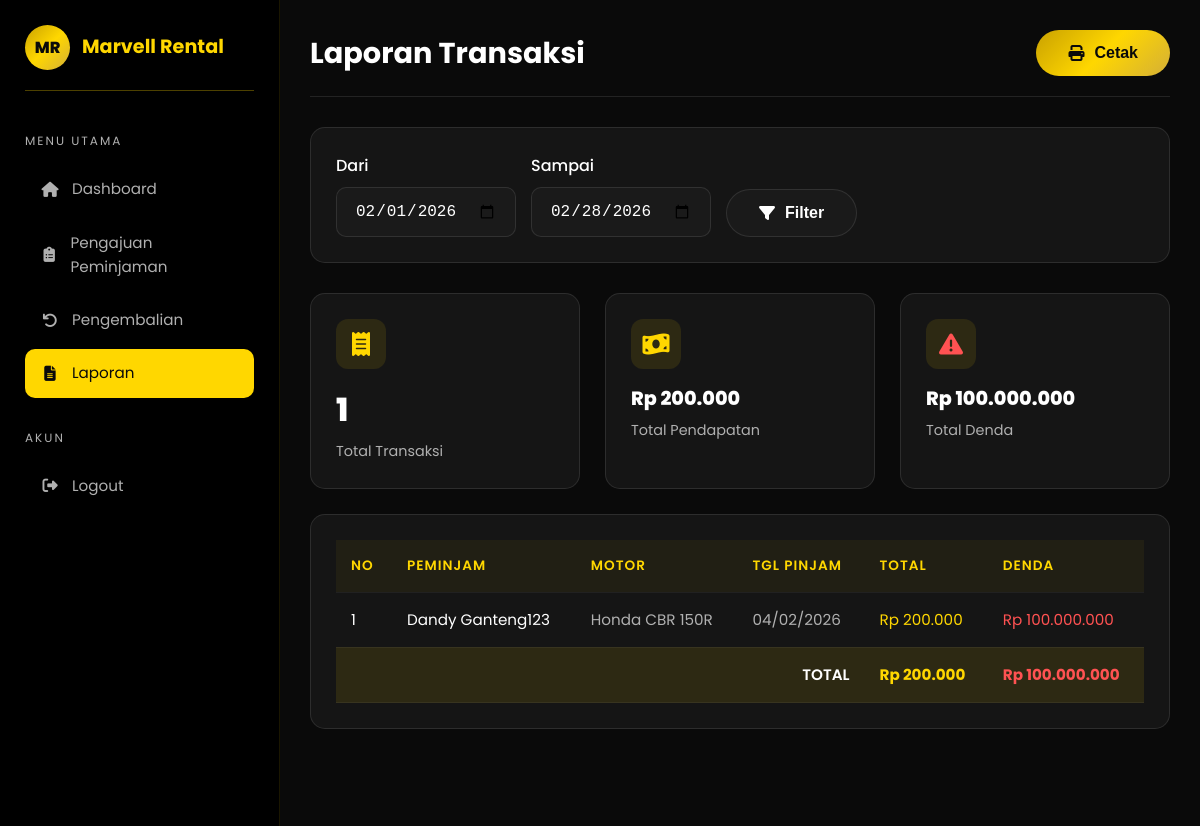
Page /petugas/laporan.php (signed in) on the committed database.
### tables this page shows
CREATE TABLE `peminjaman` (
  `id` int(11) NOT NULL,
  `user_id` int(11) NOT NULL,
  `motor_id` int(11) NOT NULL,
  `tanggal_pinjam` date NOT NULL,
  `tanggal_kembali` date NOT NULL,
  `tanggal_kembali_aktual` date DEFAULT NULL,
  `total_hari` int(11) NOT NULL,
  `total_harga` decimal(10,2) NOT NULL,
  `status` enum('menunggu','disetujui','ditolak','selesai') DEFAULT 'menunggu',
  `catatan` text DEFAULT NULL,
  `alasan_tolak` text DEFAULT NULL,
  `processed_by` int(11) DEFAULT NULL,
  `metode_pembayaran` enum('qris','bank_bca','bank_mandiri','bank_bri','tunai') DEFAULT NULL,
  `status_bayar` enum('belum_bayar','menunggu_verifikasi','lunas') DEFAULT 'belum_bayar',
  `bukti_bayar` varchar(255) DEFAULT NULL,
  `created_at` timestamp NOT NULL DEFAULT current_timestamp(),
  `updated_at` timestamp NOT NULL DEFAULT current_timestamp() ON UPDATE current_timestamp()
);

CREATE TABLE `users` (
  `id` int(11) NOT NULL,
  `nama` varchar(100) NOT NULL,
  `email` varchar(100) NOT NULL,
  `password` varchar(255) NOT NULL,
  `no_hp` varchar(20) DEFAULT NULL,
  `alamat` text DEFAULT NULL,
  `foto` varchar(255) DEFAULT NULL,
  `email_verified` tinyint(1) DEFAULT 0,
  `role` enum('admin','petugas','peminjam') NOT NULL DEFAULT 'peminjam',
  `created_at` timestamp NOT NULL DEFAULT current_timestamp(),
  `updated_at` timestamp NOT NULL DEFAULT current_timestamp() ON UPDATE current_timestamp()
);

CREATE TABLE `motor` (
  `id` int(11) NOT NULL,
  `nama_motor` varchar(100) NOT NULL,
  `jenis` enum('Matic','Sport','Supermoto') NOT NULL,
  `merk` varchar(50) NOT NULL,
  `tahun` int(11) DEFAULT NULL,
  `plat_nomor` varchar(20) DEFAULT NULL,
  `harga_per_hari` decimal(10,2) NOT NULL,
  `gambar` varchar(255) DEFAULT NULL,
  `deskripsi` text DEFAULT NULL,
  `status` enum('tersedia','disewa','maintenance') DEFAULT 'tersedia',
  `stok` int(11) DEFAULT 1,
  `created_at` timestamp NOT NULL DEFAULT current_timestamp(),
  `updated_at` timestamp NOT NULL DEFAULT current_timestamp() ON UPDATE current_timestamp()
);

CREATE TABLE `pengembalian` (
  `id` int(11) NOT NULL,
  `peminjaman_id` int(11) NOT NULL,
  `tanggal_pengembalian` date NOT NULL,
  `kondisi_motor` enum('baik','rusak_ringan','rusak_berat') DEFAULT 'baik',
  `denda` decimal(10,2) DEFAULT 0.00,
  `denda_keterlambatan` decimal(10,2) DEFAULT 0.00,
  `denda_kerusakan` decimal(10,2) DEFAULT 0.00,
  `keterangan_denda` text DEFAULT NULL,
  `petugas_id` int(11) DEFAULT NULL,
  `created_at` timestamp NOT NULL DEFAULT current_timestamp()
);

### database/koneksi.php (called while the page is built, shortened)
<?php
function formatRupiah($angka)
{
    return 'Rp ' . number_format($angka, 0, ',', '.');
}
?>

### petugas/laporan.php (the view, shortened to what this page needs)
<?php
require_once '../database/koneksi.php';
$startDate = $_GET['start'] ?? date('Y-m-01');
$endDate = $_GET['end'] ?? date('Y-m-t');
$stmt = $pdo->prepare("
    SELECT p.*, u.nama as nama_peminjam, m.nama_motor,
           pg.denda, n.acc_by, pt.nama as nama_petugas
    FROM peminjaman p
    JOIN users u ON p.user_id = u.id
    JOIN motor m ON p.motor_id = m.id
    LEFT JOIN pengembalian pg ON p.id = pg.peminjaman_id
    LEFT JOIN nota n ON p.id = n.peminjaman_id
    LEFT JOIN users pt ON n.acc_by = pt.id
    WHERE p.status = 'selesai' AND p.tanggal_pinjam BETWEEN ? AND ?
    ORDER BY p.tanggal_pinjam DESC
");
$stmt->execute([$startDate, $endDate]);
$laporan = $stmt->fetchAll();
$total = 0;
$totalDenda = 0;
foreach ($laporan as $l) {
    $total += $l['total_harga'];
    $totalDenda += $l['denda'] ?? 0;
}
?>
<!DOCTYPE html>
<html lang="id">
<head>
    <link rel="stylesheet" href="https://cdnjs.cloudflare.com/ajax/libs/font-awesome/6.4.0/css/all.min.css">
    <link rel="stylesheet" href="../assets/css/style.css">
</head>
<body>
    <div class="dashboard">
        <aside class="sidebar">
            <div class="sidebar-brand">
                <div class="sidebar-logo">MR</div>
                <span class="sidebar-title">Marvell Rental</span>
            </div>
            <div class="sidebar-menu">
                <p class="sidebar-menu-title">Menu Utama</p>
                <ul class="sidebar-nav">
                    <li><a href="index.php"><i class="fas fa-home"></i> Dashboard</a></li>
                    <li><a href="peminjaman.php"><i class="fas fa-clipboard-list"></i> Pengajuan Peminjaman</a></li>
                    <li><a href="pengembalian.php"><i class="fas fa-undo"></i> Pengembalian</a></li>
                    <li><a href="laporan.php" class="active"><i class="fas fa-file-alt"></i> Laporan</a></li>
                </ul>
            </div>
            <div class="sidebar-menu">
                <p class="sidebar-menu-title">Akun</p>
                <ul class="sidebar-nav">
                    <li><a href="../auth/logout.php"><i class="fas fa-sign-out-alt"></i> Logout</a></li>
                </ul>
            </div>
        </aside>
        <main class="main-content">
            <div class="dashboard-header no-print">
                <h1 class="dashboard-title">Laporan Transaksi</h1>
                <button class="btn btn-primary" onclick="window.print()">
                    <i class="fas fa-print"></i> Cetak
                </button>
            </div>
            <div class="card mb-3 no-print">
                <form method="GET" style="display: flex; gap: 15px; align-items: flex-end; flex-wrap: wrap;">
                    <div class="form-group" style="margin-bottom: 0;">
                        <label class="form-label">Dari</label>
                        <input type="date" name="start" class="form-control" value="<?= $startDate ?>">
                    </div>
                    <div class="form-group" style="margin-bottom: 0;">
                        <label class="form-label">Sampai</label>
                        <input type="date" name="end" class="form-control" value="<?= $endDate ?>">
                    </div>
                    <button type="submit" class="btn btn-secondary"><i class="fas fa-filter"></i> Filter</button>
                </form>
            </div>
            <div class="stats-grid" style="grid-template-columns: repeat(3, 1fr); margin-bottom: 25px;">
                <div class="stat-card">
                    <div class="stat-icon"><i class="fas fa-receipt"></i></div>
                    <p class="stat-value">
                        <?= count($laporan) ?>
                    </p>
                    <p class="stat-label">Total Transaksi</p>
                </div>
                <div class="stat-card">
                    <div class="stat-icon"><i class="fas fa-money-bill-wave"></i></div>
                    <p class="stat-value" style="font-size: 1.2rem;">
                        <?= formatRupiah($total) ?>
                    </p>
                    <p class="stat-label">Total Pendapatan</p>
                </div>
                <div class="stat-card">
                    <div class="stat-icon" style="color: var(--accent-red);"><i class="fas fa-exclamation-triangle"></i>
                    </div>
                    <p class="stat-value" style="font-size: 1.2rem;">
                        <?= formatRupiah($totalDenda) ?>
                    </p>
                    <p class="stat-label">Total Denda</p>
                </div>
            </div>
            <div class="table-container">
                <table class="table">
                    <thead>
                        <tr>
                            <th>No</th>
                            <th>Peminjam</th>
                            <th>Motor</th>
                            <th>Tgl Pinjam</th>
                            <th>Total</th>
                            <th>Denda</th>
                        </tr>
                    </thead>
                    <tbody>
                        <?php foreach ($laporan as $i => $l): ?>
                            <tr>
                                <td style="color: var(--text-primary);">
                                    <?= $i + 1 ?>
                                </td>
                                <td style="color: var(--text-primary);">
                                    <?= htmlspecialchars($l['nama_peminjam']) ?>
                                </td>
                                <td>
                                    <?= htmlspecialchars($l['nama_motor']) ?>
                                </td>
                                <td>
                                    <?= date('d/m/Y', strtotime($l['tanggal_pinjam'])) ?>
                                </td>
                                <td style="color: var(--primary);">
                                    <?= formatRupiah($l['total_harga']) ?>
                                </td>
                                <td style="color: var(--accent-red);">
                                    <?= formatRupiah($l['denda'] ?? 0) ?>
                                </td>
                            </tr>
                        <?php endforeach; ?>
                    </tbody>
                    <tfoot>
                        <tr style="background: rgba(255, 215, 0, 0.1);">
                            <td colspan="4" style="text-align: right; font-weight: 600; color: var(--text-primary);">
                                TOTAL</td>
                            <td style="color: var(--primary); font-weight: 700;">
                                <?= formatRupiah($total) ?>
                            </td>
                            <td style="color: var(--accent-red); font-weight: 700;">
                                <?= formatRupiah($totalDenda) ?>
                            </td>
                        </tr>
                    </tfoot>
                </table>
            </div>
        </main>
    </div>
    <button class="mobile-menu-btn no-print"><i class="fas fa-bars"></i></button>
</body>
</html>

### rows in the picture
peminjaman: user.nama "Dandy Ganteng123", motor.nama_motor "Honda CBR 150R", tanggal_pinjam "04/02/2026", total_harga "Rp 200.000", pengembalian.denda "Rp 100.000.000"

### other values in the picture
count($laporan) "1"
formatRupiah($total) "Rp 200.000"
formatRupiah($totalDenda) "Rp 100.000.000"
